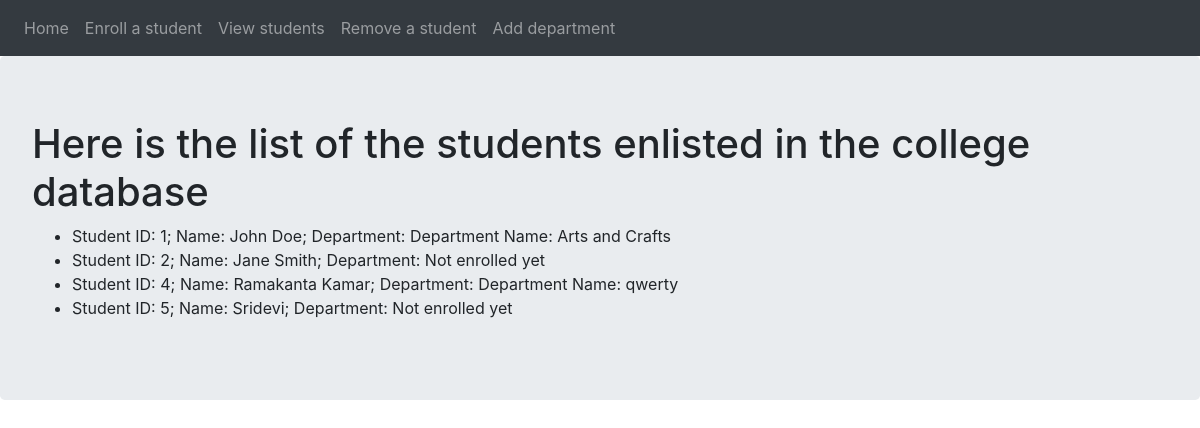
The page /students/view-students on the database its author committed.
### mainproject/models.py (models this page shows, shortened)
class Students(db.Model):
	__tablename__ = 'students'
	id = db.Column(db.Integer, primary_key=True)
	name = db.Column(db.Text)
	department = db.relationship('Departments', backref='students', uselist=False)
	def __repr__(self):
		if not self.department:
			return f'Student ID: {self.id}; Name: {self.name}; Department: Not enrolled yet'
		else:
			return f'Student ID: {self.id}; Name: {self.name}; Department: {self.department}'

class Departments(db.Model):
	__tablename__ = 'departments'
	id = db.Column(db.Integer, primary_key=True)
	name = db.Column(db.Text)
	student_id = db.Column(db.Integer, db.ForeignKey('students.id'))
	def __repr__(self):
		return f'Department Name: {self.name}'

### mainproject/students/views.py (the view)
@students_blueprint.route('/view-students')
def view_students():
	students_list = Students.query.all()
	return render_template('liststudents.html', students_list=students_list)

### mainproject/students/templates/students/liststudents.html (shortened to what this page needs)
{% extends "base.html" %}
{% block content %}
	<div class="jumbotron">
		<h1>Here is the list of the students enlisted in the college database</h1>
		<ul>
			{% for student in students_list %}
				<li>{{student}}</li>
			{% endfor %}
		</ul>
	</div>
{% endblock %}

### mainproject/templates/base.html (shortened to what this page needs)
 <!DOCTYPE html>
 <html lang="en" dir="ltr">
 	<head>
 		<link rel="stylesheet" href="https://stackpath.bootstrapcdn.com/bootstrap/4.1.3/css/bootstrap.min.css">
 	</head>
 	<body>
 		<nav class="navbar navbar-expand-lg navbar-dark bg-dark">
 			<div class="navbar-nav">
 				<a class="nav-item nav-link" href="{{url_for('home')}}">Home</a>
 				<a class="nav-item nav-link" href="{{url_for('students.add_student')}}">Enroll a student</a>
 				<a class="nav-item nav-link" href="{{url_for('students.view_students')}}">View students</a>
 				<a class="nav-item nav-link" href="{{url_for('students.del_student')}}">Remove a student</a>
 				<a class="nav-item nav-link" href="{{url_for('departments.add_department')}}">Add department</a>
 		</nav>
 		{% block content %}
 		{% endblock %}
 	</body>
 </html>

### rows shown on the page
Students: id+name "Student ID: 1; Name: John Doe; Department: Department Name: Arts and Crafts"
Students: id+name "Student ID: 2; Name: Jane Smith; Department: Not enrolled yet"
Students: id+name "Student ID: 4; Name: Ramakanta Kamar; Department: Department Name: qwerty"
Students: id+name "Student ID: 5; Name: Sridevi; Department: Not enrolled yet"
